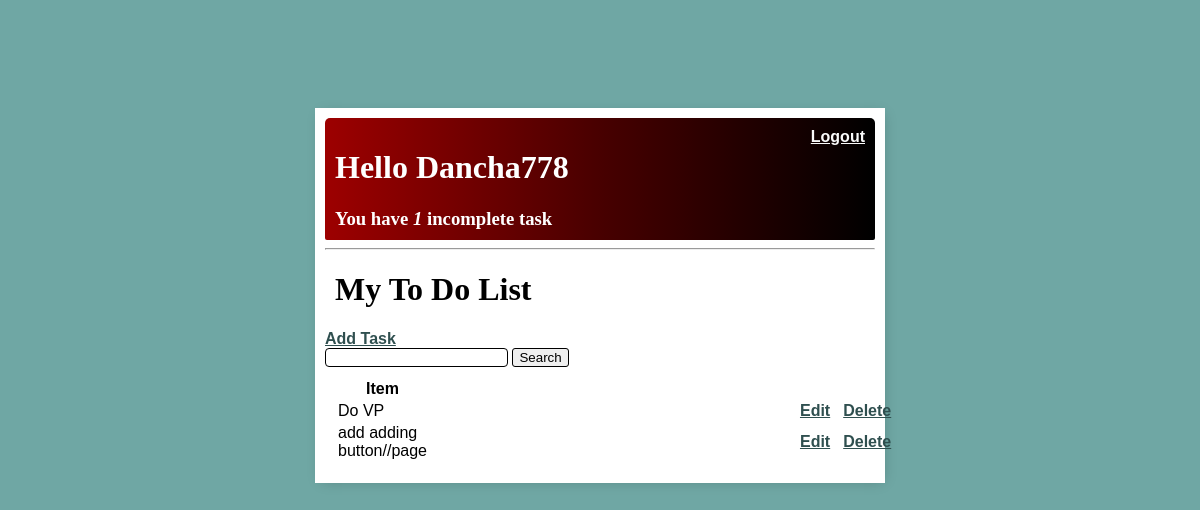
Before: / (signed in) with the older database file.
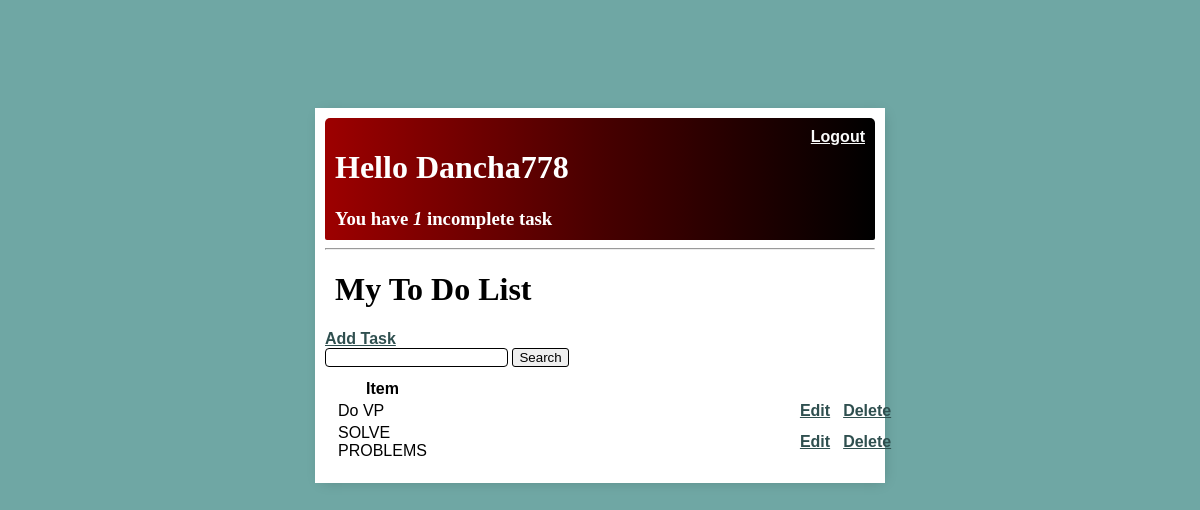
After: the same page with the newer database file.
### base/models.py (models this page shows, shortened)
class Task(models.Model):
    user = models.ForeignKey(User, on_delete = models.CASCADE, null = True, blank=True)
    title = models.CharField(max_length=200)
    description = models.TextField(null = True, blank=True)
    complete = models.BooleanField(default=False)
    create = models.DateTimeField(auto_now_add=True)
    class Meta:
        ordering = ['complete']

### base/views.py (the view)
# urls.py: path('', TaskList.as_view(),name = 'tasks'),
class TaskList(LoginRequiredMixin, ListView):
    model = Task
    context_object_name = 'tasks'
    def get_context_data(self, **kwargs):
        context = super().get_context_data(**kwargs)
        context['tasks'] =  context['tasks'].filter(user=self.request.user)
        context['count'] =  context['tasks'].filter(complete=False).count()
        search_input = self.request.GET.get('search-area') or ''
        if search_input:
            context['tasks'] = context['tasks'].filter(title__icontains=search_input)
        context['search_input'] = search_input
        return context

### base/templates/base/task_list.html
{% extends 'base/main.html' %}
{% block content %}
<div class="Header-bar">
    <div>
        <h1>Hello {{request.user|title}}</h1>
        <h3 style="margin: 0">You have <i>{{count}}</i> incomplete task{{ count|pluralize:"s" }}</h3>
    </div>
    {% if request.user.is_authenticated %}
    <a href="{% url 'logout' %}">Logout</a>
    {% else %}
    <a href="{% url 'login' %}">Login</a>
    {% endif %}
</div>
<hr>
<h1 style="margin-left: 10px;">My To Do List </h1>
<a href="{% url 'task-create' %}" ">Add Task</a>
<form method="get" >
    <input type="text" name="search-area" value="{{search_input}}" style="border-radius: 4px;"" >
    <input type="submit" value="Search">
</form>
<table style="margin: 10px;">
    <tr>
        <th>Item</th>
        <th></th>
        <th></th>
    </tr>
    {% for task in tasks %}
    <tr>
        <td>{{task.title}}</td>
        <td style="padding-left: 370px;"><a href ="{% url 'task-update' task.id %}">Edit </a></td>
        <td style="padding-left: 10px;"><a href ="{% url 'task-delete' task.id %}">Delete</a></td>
    </tr>
    {% empty %}
        <h3>No items in list</h3>
    {% endfor %}
</table>
{% endblock content %}

### base/templates/base/main.html (shortened to what this page needs)
<!DOCTYPE html>
<html lang="en">
<head>
</head>
<body>
    <div class="container">
        {% block content %}
        {% endblock content %}
    </div>
</body>
</html>

### base/templates/base/main.html (style rules this page uses)
body { background-color: #6fa7a4; font-family:Arial, Helvetica, sans-serif; padding-top: 100px; }
h1,h2,h3,h4,h5,h6 { font-family:'Times New Roman', Times, serif; }
a,p { color:darkslategray; }
a { font-weight: 600; }
.container { max-width: 550px; margin:auto; background-color: #fff; box-shadow: 2px 2px 13px -4px rgba(0, 0, 0, 0.21); padding: 10px; }
.Header-bar { display: flex; justify-content: space-between; color: #fff; padding: 10px; border-radius: 5px 5px 2px 2px ; background: linear-gradient(90deg, #9d0000,#480000,#000000); }
.Header-bar a { color: #FAFAFA; }
input { outline: none; border: black 1px solid; border-radius: 3px; }

Changed rows visible on the page:
removed Task: title "add adding button//page"
added Task: title "SOLVE PROBLEMS"
